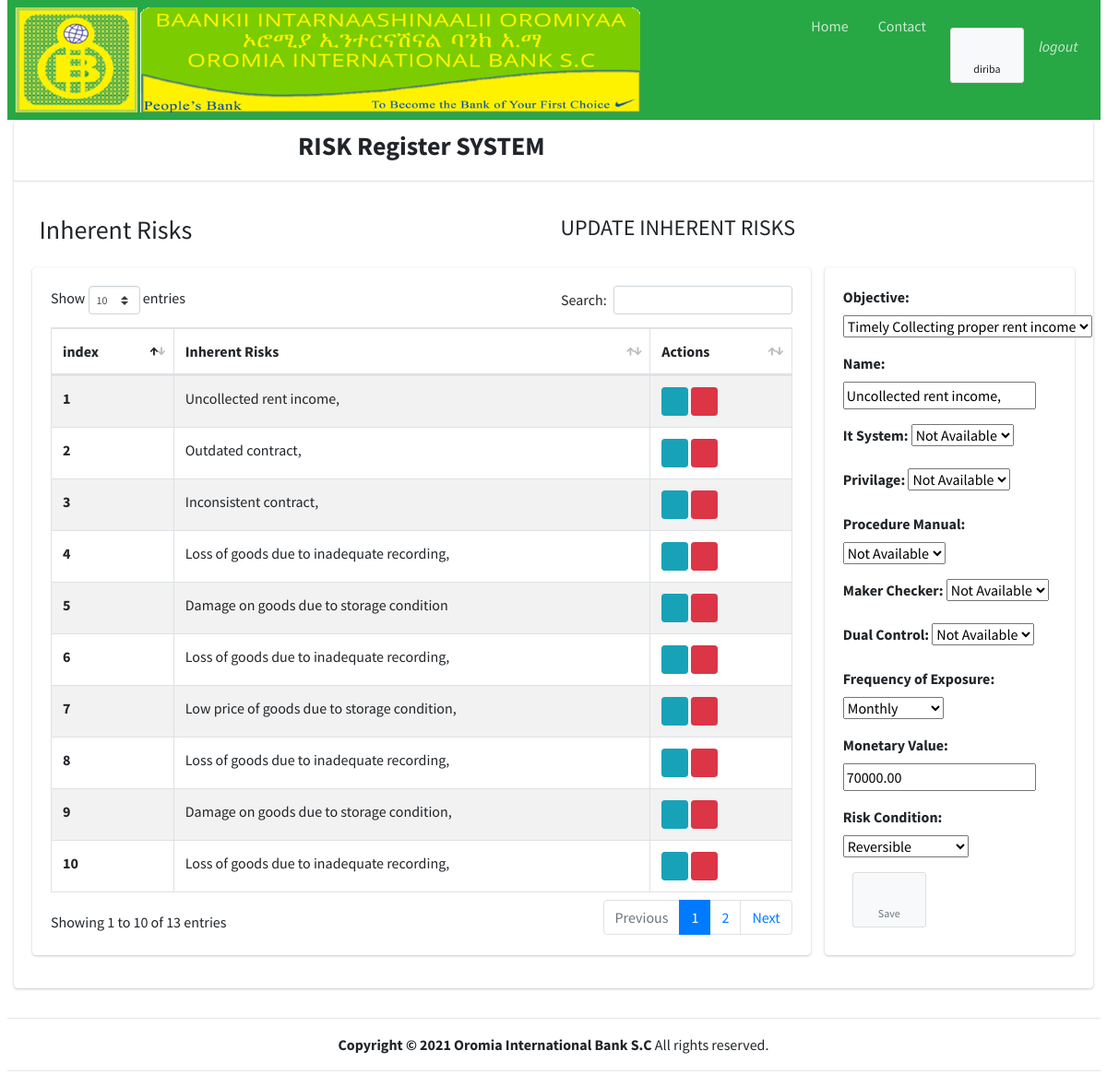
/updateInherentRisk/22/ (signed in), run on the app's committed database.
### start1/models.py (models this page shows, shortened)
class CustomUser(AbstractUser):
    working_Place = models.ForeignKey(WorkUnit, null=True, blank=True, on_delete=models.CASCADE)
    is_Rmcd_User = models.BooleanField(default=False)
    is_Iad_USer = models.BooleanField(default=False)
    def __str__(self):
        return self.username

class InherentRisk(models.Model):
    RISKCATAGORY = (('Financial','Financial'),('Reputational','Reputational'),('Marketing','Marketing'),('Legal','Legal'),)
    CHOICES = (('AV', 'Available'), ('NA', 'Not Available'),)
    FREQUENCYOFEXPOSURE =(('Daily', 'Daily'),('Weekly', 'Weekly'),('Monthly', 'Monthly'),('Quarterly', 'Quarterly'),('Semi Anually', 'Semi Anually'),('Anually', 'Anually'),)
    RISKCONDITION = (('Tolerable', 'Tolerable'), ('Reversible', 'Reversible'), ('costly', 'Costly Reversible'), ('Unreversible', 'Unreversible'))
    RISKMITIGATION = (('Tolerate', 'Tolerate'), ('Treat', 'Treat'), ('Transfer', 'Transfer'), ('Terminate', 'Terminate'),)
    added_by = models.ForeignKey(settings.AUTH_USER_MODEL, null=True, blank=True, on_delete=models.SET_NULL)
    objective = models.ForeignKey(Objective, on_delete=models.CASCADE, null=False, blank=False)
    name = models.CharField(max_length=300,null=False, blank=True)
    risk_Catagory = models.CharField(max_length=30, choices = RISKCATAGORY, null=False, blank=True)
    it_System = models.CharField(max_length=30, choices = CHOICES, null=False, blank=True)
    privilage = models.CharField(max_length=30, choices = CHOICES, null=False, blank=True)
    procedure_Manual = models.CharField(max_length=30, choices = CHOICES, null=False, blank=True)
    maker_Checker = models.CharField(max_length=30, choices = CHOICES, null=False, blank=True)
    dual_Control = models.CharField(max_length=30, choices = CHOICES, null=False, blank=True)
    frequency_of_Exposure = models.CharField(max_length=30, choices = FREQUENCYOFEXPOSURE, null=False, blank=True)
    monetary_Value = models.DecimalField(decimal_places=2, max_digits=20, null=True, blank=True)
    risk_Condition = models.CharField(max_length=30, choices = RISKCONDITION, null=False, blank=True)
    risk_Mitigation = models.CharField(max_length=30, choices=RISKMITIGATION, null=False, blank=True)
    owner = models.CharField(max_length=300,null=False, blank=True)
    target_Completion = models.DateField(max_length=300, null=False, blank=True)
    management_Plan = models.TextField(null=False, blank=True)
    unrectified_Audit_Findings = models.IntegerField(null=True, blank=True)
    level = models.IntegerField(null=True, blank=True)
    def __str__(self):
        return self.name

class Objective(models.Model):
    integral_Activity = models.ForeignKey(IntegralActivity, on_delete=models.CASCADE)
    name = models.CharField(max_length=300)
    added_by = models.ForeignKey(settings.AUTH_USER_MODEL, null=True, blank=True, on_delete=models.SET_NULL)
    def __str__(self):
        return self.name

### start1/views.py (the view, shortened to what this page needs)
# urls.py: path('updateInherentRisk/<str:pk>/', views.updateInherentRisk, name='updateInherentRisk'),
@login_required(login_url='login')
def updateInherentRisk(request, pk):
    IR = InherentRisk.objects.filter(added_by=request.user)
    ma = InherentRisk.objects.get(id=pk)
    form = InherentRiskForm(request.user or None, instance=ma)
    context = {'form': form, 'inherentRisk':IR}
    return render(request, "updateInherentRisk.html", context)

### start1/forms.py
class InherentRiskForm(forms.ModelForm):
    def __init__(self, user, *args, **kwargs):
        super(InherentRiskForm, self).__init__(*args, **kwargs)
        self.fields['objective'].queryset = Objective.objects.filter(added_by=user)
    class Meta:
        model = InherentRisk
        fields = ['objective', 'name','level', 'it_System', 'privilage', 'procedure_Manual', 'maker_Checker', 'dual_Control', 'frequency_of_Exposure', 'monetary_Value', 'risk_Condition']
        widgets = {'level': forms.HiddenInput()}

### start1/templates/updateInherentRisk.html (shortened to what this page needs)
{% extends "base.html" %}
{% block page_content %}
    <div class="container-fluid">
      <p>
        <div class="row">
           <div class="col"><h3> Inherent Risks </h3></div>
           <div class="col">
            <h4> UPDATE INHERENT RISKS </h4>
           </div>
      </div>
        </div>
      <div class="row">
        <div class="col-9">
          <div>
            <div class="card card-body">
             <table id="example1" class="table table-bordered table-striped">
                 <thead>
                     <th>index</th>
                     <th>Inherent Risks</th>
                     <th>Actions</th>
                 </thead>
              {% for ma in inherentRisk reversed %}
                 <tr>
                     <th>{{ forloop.counter }}</th>
                     <td>{{ma}}</td>
                     <td>
                      <a class="btn btn-info btn-sm" href="{% url 'updateInherentRisk' ma.id %} ">
                          <i class="fas fa-pencil-alt">
                          </i>
                      </a>
                      <a class="btn btn-danger btn-sm" href="{% url 'deleteInherentRisk' ma.id %}">
                          <i class="fas fa-trash">
                          </i>
                      </a>
                  </td>
                 </tr>
              {%endfor%}
             </table>
            </div>
          </div>
        </div>
        <div class="col-3">
          <div>
            <div class="card card-body">
                <form method="post">
                    {{ form.as_p }}
                    <button class="btn btn-app btn-sm mr-4" type="submit" value="Submit"><i class="fas fa-save"></i> Save</button>
                </form>
            </div>
          </div>
        </div>
      </div>
    </div>
{% endblock %}

### start1/templates/base.html (shortened to what this page needs)
{% load static%}
<!DOCTYPE html>
<html lang="en">
<head>
  <link rel="stylesheet" href=" {% static 'plugins/fontawesome-free/css/all.min.css' %}">
  <link rel="stylesheet" href="{% static 'dist/css/adminlte.min.css' %}">
  <link rel="stylesheet" href="{% static 'plugins/datatables-bs4/css/dataTables.bootstrap4.min.css' %}">
  <link rel="stylesheet" href="{% static 'plugins/datatables-responsive/css/responsive.bootstrap4.min.css' %}">
</head>
<body class="hold-transition sidebar-mini">
    <div class="container-fluid">
        <nav class="navbar navbar-expand navbar-green navbar-dark">
            <ul class="navbar-nav">
              <li>
                <img src="{% static 'images/oib.png' %}" alt="OIB LOGO" style="width: 80%; height:100%" >
              </li>
               <li class="nav-item d-none d-sm-inline-block">
                <a href="{% url 'homepage' %}" class="nav-link">Home</a>
              </li>
              <li class="nav-item d-none d-sm-inline-block">
                <a href="#" class="nav-link">Contact</a>
              </li>
            </ul>
            <ul class="navbar-nav ml-auto">
              <li class="nav-item dropdown">
                <a class="btn btn-app">
                  <i class="fas fa-users"></i> {{request.user}}
                </a>
              </li>
              <li class="nav-item dropdown">
                <a class="nav-link" href="{% url 'logout' %}">
                  <i>logout</i>
                </a>
              </li>
            </ul>
          </nav>
          <section class="content">
            <div class="container-fluid">
              <div class="row">
              <div class="col-12">
          <div class="card">
            <div class="card-header">
              <div class="row">
              <div class="col-9">
                <h3 class="text-center"> <b>RISK Register SYSTEM </b></h3>
              </div>
              <div class="col-3">
              </div>
            </div>
            </div>
            <div class="card-body">
        {% block page_content %}
        {% endblock %}
            </div>
          </div>
          </div>
          </div>
          </div>
    <div class=" footer container-fluid text-center">
      <hr>
        <strong>Copyright &copy; 2021 <a href="#"></a>Oromia International Bank S.C </strong> All rights reserved.
      <hr>
    </div>
</body>
</html>

### data on the page
CustomUser: user "diriba"
InherentRisk: name "Uncollected rent income,"
InherentRisk: name "Outdated contract,"
InherentRisk: name "Inconsistent contract,"
InherentRisk: name "Loss of goods due to inadequate recording,"
InherentRisk: name "Damage on goods due to storage condition"
InherentRisk: name "Loss of goods due to inadequate recording,"
InherentRisk: name "Low price of goods due to storage condition,"
InherentRisk: name "Loss of goods due to inadequate recording,"
InherentRisk: name "Damage on goods due to storage condition,"
InherentRisk: name "Loss of goods due to inadequate recording,"
Objective: name "Uncollected rent income,"
